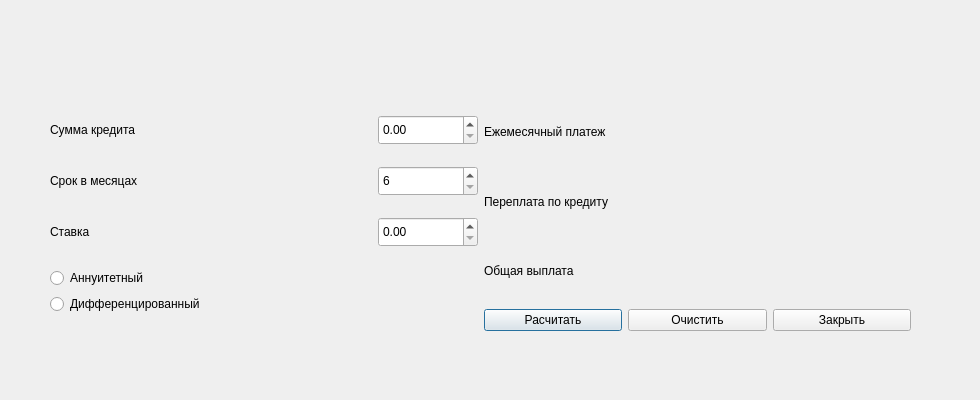
<?xml version="1.0" encoding="UTF-8"?>
<ui version="4.0">
 <class>Credit_calc</class>
 <widget class="QDialog" name="Credit_calc">
  <property name="geometry">
   <rect>
    <x>0</x>
    <y>0</y>
    <width>980</width>
    <height>400</height>
   </rect>
  </property>
  <property name="windowTitle">
   <string>Dialog</string>
  </property>
  <widget class="QWidget" name="horizontalLayoutWidget_9">
   <property name="geometry">
    <rect>
     <x>50</x>
     <y>100</y>
     <width>861</width>
     <height>231</height>
    </rect>
   </property>
   <layout class="QHBoxLayout" name="horizontalLayout_9">
    <item>
     <layout class="QVBoxLayout" name="verticalLayout_2">
      <item>
       <layout class="QHBoxLayout" name="horizontalLayout">
        <item>
         <widget class="QLabel" name="label">
          <property name="text">
           <string>Сумма кредита</string>
          </property>
         </widget>
        </item>
        <item>
         <widget class="QDoubleSpinBox" name="doubleSpinBox_sum">
          <property name="minimumSize">
           <size>
            <width>100</width>
            <height>30</height>
           </size>
          </property>
          <property name="maximumSize">
           <size>
            <width>100</width>
            <height>30</height>
           </size>
          </property>
          <property name="decimals">
           <number>2</number>
          </property>
          <property name="maximum">
           <double>10000000.000000000000000</double>
          </property>
          <property name="singleStep">
           <double>100000.000000000000000</double>
          </property>
         </widget>
        </item>
       </layout>
      </item>
      <item>
       <layout class="QHBoxLayout" name="horizontalLayout_2">
        <item>
         <widget class="QLabel" name="label_2">
          <property name="text">
           <string>Срок в месяцах</string>
          </property>
         </widget>
        </item>
        <item>
         <widget class="QSpinBox" name="spinBox_months">
          <property name="minimumSize">
           <size>
            <width>100</width>
            <height>30</height>
           </size>
          </property>
          <property name="maximumSize">
           <size>
            <width>100</width>
            <height>30</height>
           </size>
          </property>
          <property name="minimum">
           <number>6</number>
          </property>
          <property name="maximum">
           <number>400</number>
          </property>
         </widget>
        </item>
       </layout>
      </item>
      <item>
       <layout class="QHBoxLayout" name="horizontalLayout_3">
        <item>
         <widget class="QLabel" name="label_3">
          <property name="text">
           <string>Ставка</string>
          </property>
         </widget>
        </item>
        <item>
         <widget class="QDoubleSpinBox" name="doubleSpinBox_percent">
          <property name="minimumSize">
           <size>
            <width>100</width>
            <height>30</height>
           </size>
          </property>
          <property name="maximumSize">
           <size>
            <width>100</width>
            <height>30</height>
           </size>
          </property>
         </widget>
        </item>
       </layout>
      </item>
      <item>
       <layout class="QVBoxLayout" name="verticalLayout">
        <item>
         <widget class="QRadioButton" name="radioButton_var_an">
          <property name="text">
           <string>Аннуитетный</string>
          </property>
         </widget>
        </item>
        <item>
         <widget class="QRadioButton" name="radioButton_var_dif">
          <property name="text">
           <string>Дифференцированный</string>
          </property>
         </widget>
        </item>
       </layout>
      </item>
     </layout>
    </item>
    <item>
     <layout class="QVBoxLayout" name="verticalLayout_3">
      <item>
       <layout class="QHBoxLayout" name="horizontalLayout_4">
        <item>
         <widget class="QLabel" name="label_4">
          <property name="text">
           <string>Ежемесячный платеж</string>
          </property>
         </widget>
        </item>
        <item>
         <widget class="QLabel" name="label_month_pay">
          <property name="text">
           <string/>
          </property>
         </widget>
        </item>
       </layout>
      </item>
      <item>
       <layout class="QHBoxLayout" name="horizontalLayout_6">
        <item>
         <widget class="QLabel" name="label_6">
          <property name="text">
           <string>Переплата по кредиту</string>
          </property>
         </widget>
        </item>
        <item>
         <widget class="QLabel" name="label_overpay">
          <property name="text">
           <string/>
          </property>
         </widget>
        </item>
       </layout>
      </item>
      <item>
       <layout class="QHBoxLayout" name="horizontalLayout_7">
        <item>
         <widget class="QLabel" name="label_8">
          <property name="text">
           <string>Общая выплата</string>
          </property>
         </widget>
        </item>
        <item>
         <widget class="QLabel" name="label_total_pay">
          <property name="text">
           <string/>
          </property>
         </widget>
        </item>
       </layout>
      </item>
      <item>
       <layout class="QHBoxLayout" name="horizontalLayout_8">
        <item>
         <widget class="QPushButton" name="pushButton_calc_res">
          <property name="text">
           <string>Расчитать</string>
          </property>
         </widget>
        </item>
        <item>
         <widget class="QPushButton" name="pushButton_clear_window">
          <property name="text">
           <string>Очистить</string>
          </property>
         </widget>
        </item>
        <item>
         <widget class="QPushButton" name="pushButton_close_credit_window">
          <property name="text">
           <string>Закрыть</string>
          </property>
         </widget>
        </item>
       </layout>
      </item>
     </layout>
    </item>
   </layout>
  </widget>
 </widget>
 <resources/>
 <connections/>
</ui>
